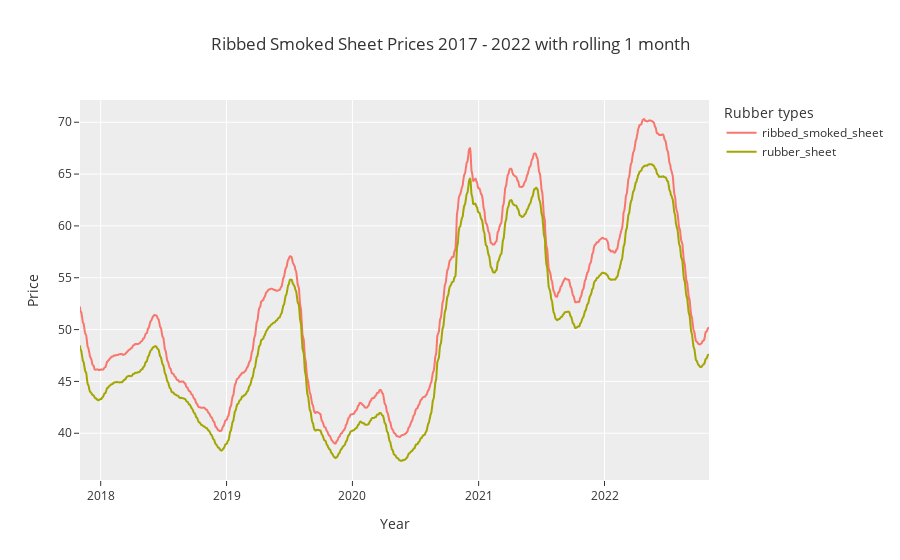

Notebook source saved alongside this figure:
### Markdown cell above
**Analysis**
- Ribbed smoke sheet prices have a chance to have seasonality
- Price will always rise up in middle of the year
- Price will always fall down in last of the year

### Code cell
# plot ribbed_smoked_sheet price line chart
px.line(rubber.rolling(30).mean().dropna(subset=['ribbed_smoked_sheet', 'rubber_sheet']),
        y=['ribbed_smoked_sheet', 'rubber_sheet'],
        title='Ribbed Smoked Sheet Prices 2017 - 2022 with rolling 1 month',
        category_orders={'variable':['ribbed_smoked_sheet', 'rubber_sheet', 'latex', 'cup_lump']},
        template='ggplot2', labels={'value':'Price', 'date':'Year', 'variable':'Rubber types'})

### Figure 1 — Plotly figure (JSON) as saved in the notebook; plotly's stock layout.template omitted (floating-point values rounded to 4 significant figures; data arrays with more than 128 entries replaced by an {"elided": "..."} marker saying what was removed)
{"data": [{"hovertemplate": "Rubber types=ribbed_smoked_sheet<br>Year=%{x}<br>Price=%{y}<extra></extra>", "legendgroup": "ribbed_smoked_sheet", "line": {"color": "#F8766D", "dash": "solid"}, "marker": {"symbol": "circle"}, "mode": "lines", "name": "ribbed_smoked_sheet", "showlegend": true, "type": "scattergl", "x": {"elided": "1212 str values"}, "xaxis": "x", "y": {"elided": "1212 float values"}, "yaxis": "y"}, {"hovertemplate": "Rubber types=rubber_sheet<br>Year=%{x}<br>Price=%{y}<extra></extra>", "legendgroup": "rubber_sheet", "line": {"color": "#A3A500", "dash": "solid"}, "marker": {"symbol": "circle"}, "mode": "lines", "name": "rubber_sheet", "showlegend": true, "type": "scattergl", "x": {"elided": "1212 str values"}, "xaxis": "x", "y": {"elided": "1212 float values"}, "yaxis": "y"}], "layout": {"autosize": true, "legend": {"title": {"text": "Rubber types"}, "tracegroupgap": 0}, "title": {"text": "Ribbed Smoked Sheet Prices 2017 - 2022 with rolling 1 month"}, "xaxis": {"anchor": "y", "autorange": true, "domain": [0, 1], "range": ["2017-11-02", "2022-10-31"], "title": {"text": "Year"}, "type": "date"}, "yaxis": {"anchor": "x", "autorange": true, "domain": [0, 1], "range": [35.49, 72.14], "title": {"text": "Price"}, "type": "linear"}}}
